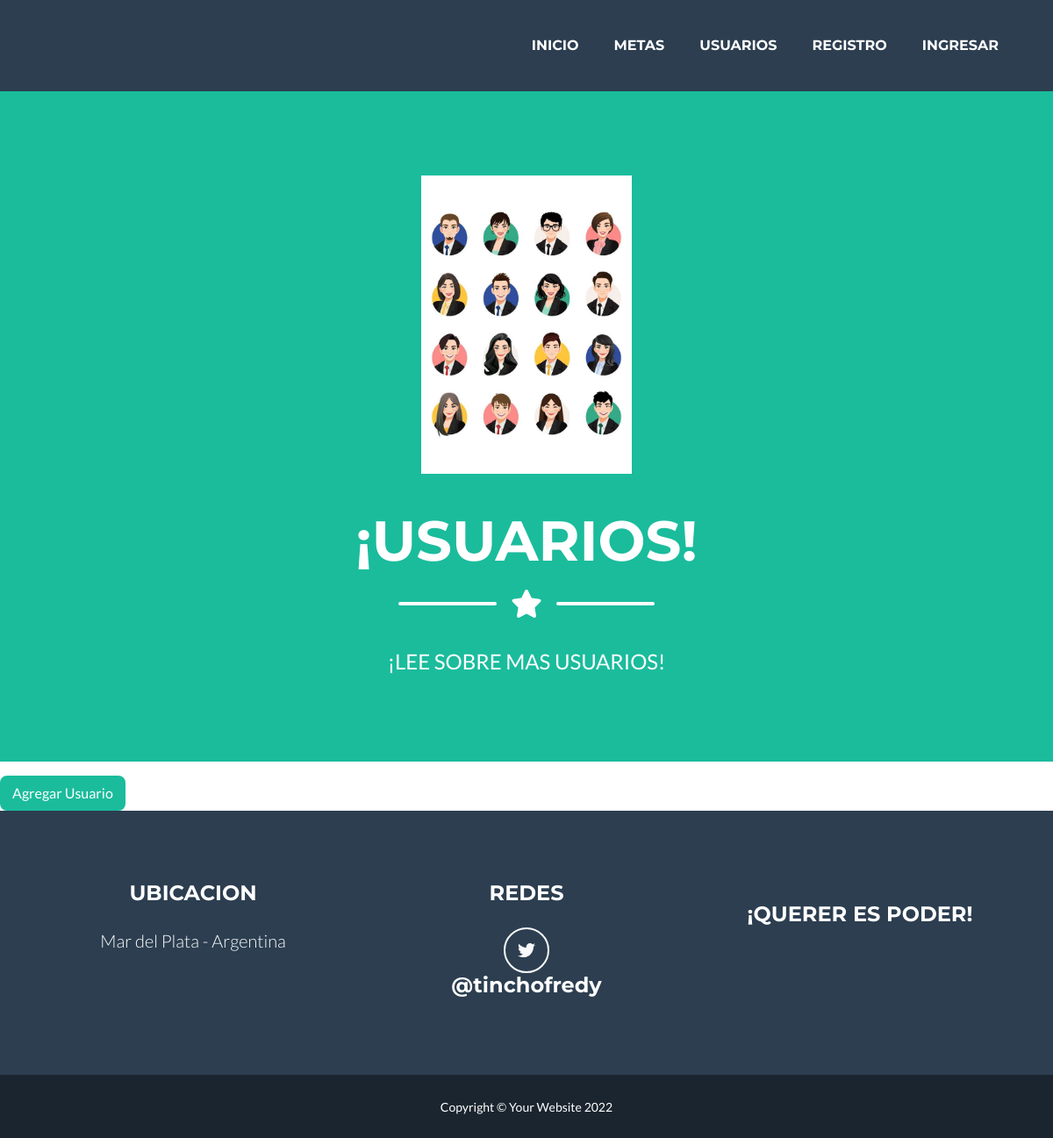
/AppBlog/usuarios, run on an earlier commit of the app's database.
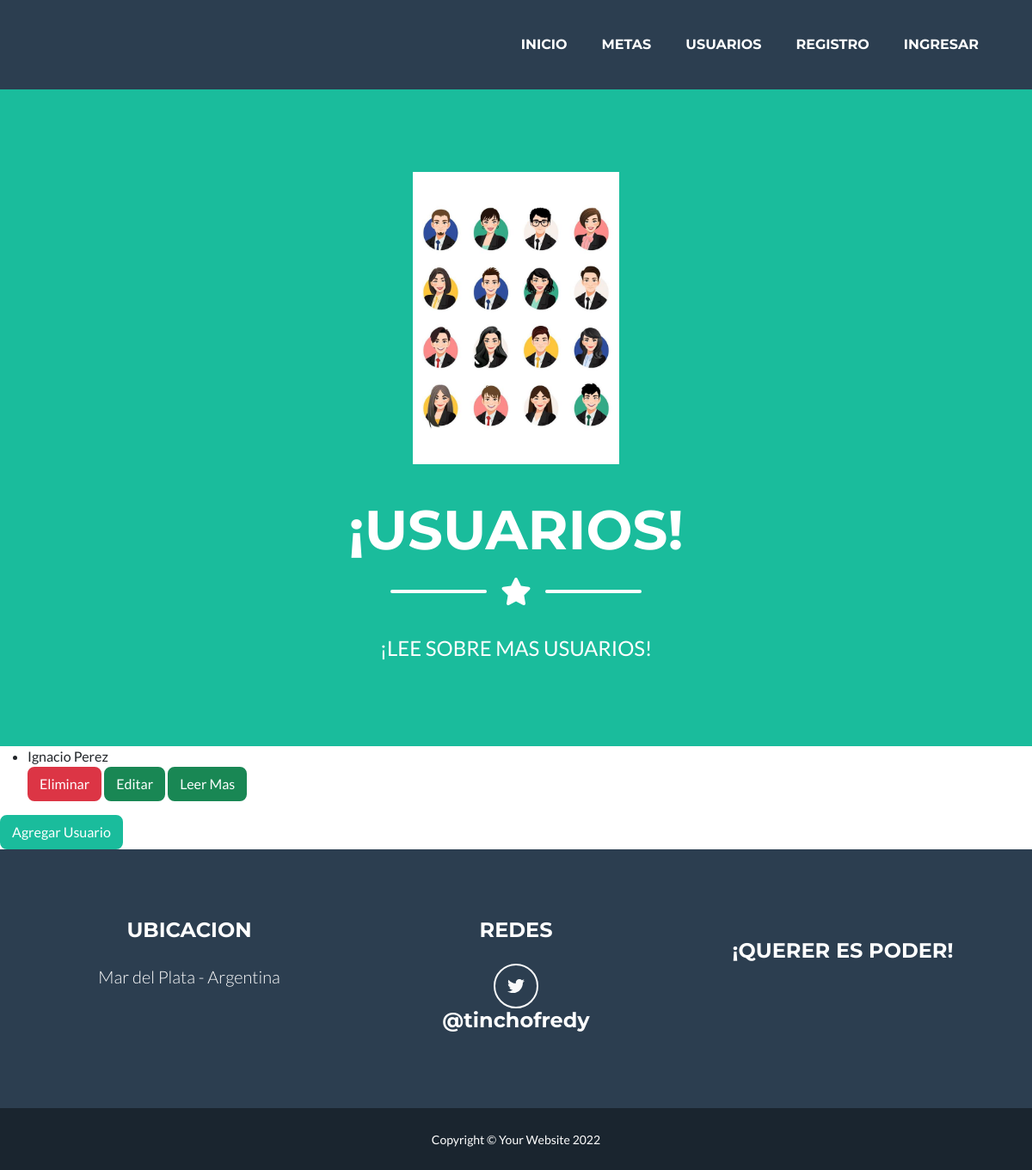
And on a later commit of the database.
### AppBlog/models.py (models this page shows)
class Usuario(models.Model):
    nombre = models.CharField(max_length = 50)
    apellido = models.CharField(max_length = 50)
    def __str__(self):
        return f"{self.nombre} {self.apellido} "

### AppBlog/views.py (the view)
# urls.py: path("usuarios", views.leerusuarios , name = "usuarios"),
def leerusuarios(request):
     usuarios = Usuario.objects.all()
     contexto = {"usuarios" : usuarios}
     return render(request, "AppBlog/usuarios.html" , contexto)

### AppBlog/templates/AppBlog/usuarios.html
{% extends "AppBlog/padre.html" %}
{% load static %}
{% block titulo %}
<header class="masthead bg-primary text-white text-center">
    <div class="container d-flex align-items-center flex-column">
        <img class="masthead-avatar mb-5" src="{% static 'AppBlog/assets/img/usuarios.jpg' %}" alt="..." />
        <h1 class="masthead-heading text-uppercase mb-0">¡USUARIOS!</h1>
        <div class="divider-custom divider-light">
            <div class="divider-custom-line"></div>
            <div class="divider-custom-icon"><i class="fas fa-star"></i></div>
            <div class="divider-custom-line"></div>
        </div>
        <p class="masthead-subheading font-weight-light mb-0">¡LEE SOBRE MAS USUARIOS!</p>
    </div>
</header>
{% endblock %}
{% block contenido_que_cambia %}
<ul>
    {% for Usuario in usuarios %}
    <li>{{ Usuario }}</li>
    <a class = "btn btn-danger" href = "{% url 'eliminarUsuario' Usuario.id %}" > Eliminar </a>
    <a class = "btn btn-success" href ="{% url 'editarUsuario' Usuario.id %}"> Editar </a>
    <a class = "btn btn-success" href ="{% url 'leermas' Usuario.id %}">Leer Mas </a>
    {% endfor %}
</ul>
<a class = "btn btn-primary" href = "{% url 'usuarioFormulario' %}"> Agregar Usuario </a>
{% endblock %}

### AppBlog/templates/AppBlog/padre.html (shortened to what this page needs)
<!DOCTYPE html>
<html lang="en">
    <head>
        {% load static %}
        <link href="{% static 'AppBlog/css/styles.css' %}" rel="stylesheet" />
    </head>
    <body id="page-top">
        <nav class="navbar navbar-expand-lg bg-secondary text-uppercase fixed-top" id="mainNav">
            <div class="container">
                <div class="collapse navbar-collapse" id="navbarResponsive">
                    <ul class="navbar-nav ms-auto">
                        <li class="nav-item mx-0 mx-lg-1"><a class="nav-link py-3 px-0 px-lg-3 rounded" href="{% url 'inicio' %}">INICIO</a></li>
                        <li class="nav-item mx-0 mx-lg-1"><a class="nav-link py-3 px-0 px-lg-3 rounded" href="{% url 'metas' %}">METAS</a></li>
                        <li class="nav-item mx-0 mx-lg-1"><a class="nav-link py-3 px-0 px-lg-3 rounded" href="{% url 'usuarios' %}">USUARIOS</a></li>
                        {% if user.is_authenticated %}
                        <li class="nav-item mx-0 mx-lg-1"><a class="nav-link py-3 px-0 px-lg-3 rounded" href="{% url 'logout' %}">CERRAR SESION</a></li>
                        {% else %}
                        <li class="nav-item mx-0 mx-lg-1"><a class="nav-link py-3 px-0 px-lg-3 rounded" href="{% url 'register' %}">REGISTRO</a></li>
                        <li class="nav-item mx-0 mx-lg-1"><a class="nav-link py-3 px-0 px-lg-3 rounded" href="{% url 'login' %}">INGRESAR</a></li>
                        {% endif %}
                    </ul>
                </div>
            </div>
        </nav>
        {% block titulo %}{% endblock %}
        {% block contenido_que_cambia %}{% endblock %}
        <footer class="footer text-center">
            <div class="container">
                <div class="row">
                    <div class="col-lg-4 mb-5 mb-lg-0">
                        <h4 class="text-uppercase mb-4">Ubicacion</h4>
                        <p class="lead mb-0">
                            Mar del Plata - Argentina
                            <br />
                        </p>
                    </div>
                    <div class="col-lg-4 mb-5 mb-lg-0">
                        <h4 class="text-uppercase mb-4">REDES</h4>
                        <a class="btn btn-outline-light btn-social mx-1" href="#!"><i class="fab fa-fw fa-twitter"></i></a>
                        <h4>@tinchofredy</h4>
                    </div>
                    <div class="col-lg-4">
                        <p class="lead mb-0">
                        <h4>¡QUERER ES PODER!</h4>
                    </div>
                </div>
            </div>
        </footer>
        <div class="copyright py-4 text-center text-white">
            <div class="container"><small>Copyright &copy; Your Website 2022</small></div>
        </div>
    </body>
</html>

What changed in the data, as far as the page shows it:
added Usuario: nombre+apellido "Ignacio Perez"
